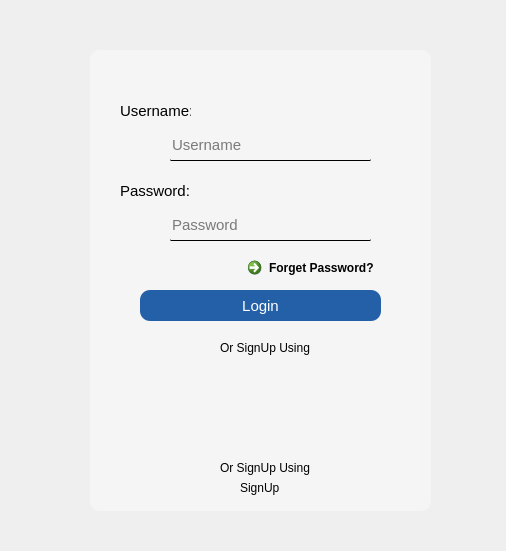
<?xml version="1.0" encoding="UTF-8"?>
<ui version="4.0">
 <class>LogInForm</class>
 <widget class="QDialog" name="LogInForm">
  <property name="geometry">
   <rect>
    <x>0</x>
    <y>0</y>
    <width>506</width>
    <height>551</height>
   </rect>
  </property>
  <property name="windowTitle">
   <string>Dialog</string>
  </property>
  <widget class="QLabel" name="label_bg">
   <property name="geometry">
    <rect>
     <x>0</x>
     <y>-10</y>
     <width>511</width>
     <height>581</height>
    </rect>
   </property>
   <property name="styleSheet">
    <string notr="true">image: url(:/WhatsApp Image 2020-01-08 at 20.48.56.jpeg);</string>
   </property>
   <property name="text">
    <string/>
   </property>
  </widget>
  <widget class="QGroupBox" name="groupBox">
   <property name="geometry">
    <rect>
     <x>90</x>
     <y>50</y>
     <width>341</width>
     <height>461</height>
    </rect>
   </property>
   <property name="styleSheet">
    <string notr="true">border-radius: 10px;
background-color: rgba(255, 255, 255, 0.4);
</string>
   </property>
   <property name="title">
    <string/>
   </property>
   <widget class="QLabel" name="lbluser">
    <property name="geometry">
     <rect>
      <x>30</x>
      <y>50</y>
      <width>71</width>
      <height>21</height>
     </rect>
    </property>
    <property name="font">
     <font>
      <pointsize>11</pointsize>
     </font>
    </property>
    <property name="styleSheet">
     <string notr="true">background-color:transparent;</string>
    </property>
    <property name="text">
     <string>Username:</string>
    </property>
   </widget>
   <widget class="QLineEdit" name="txtuser">
    <property name="geometry">
     <rect>
      <x>80</x>
      <y>80</y>
      <width>201</width>
      <height>31</height>
     </rect>
    </property>
    <property name="font">
     <font>
      <pointsize>11</pointsize>
     </font>
    </property>
    <property name="styleSheet">
     <string notr="true">QLineEdit{
background-color:transparent;
border: solid;
border-bottom:1px solid black;
border-radius:1px;
}</string>
    </property>
    <property name="placeholderText">
     <string>Username</string>
    </property>
   </widget>
   <widget class="QLabel" name="label">
    <property name="geometry">
     <rect>
      <x>40</x>
      <y>80</y>
      <width>41</width>
      <height>31</height>
     </rect>
    </property>
    <property name="styleSheet">
     <string notr="true">image: url(:/menu-login.png);
background-color:transparent;</string>
    </property>
    <property name="text">
     <string/>
    </property>
   </widget>
   <widget class="QLabel" name="lblpass">
    <property name="geometry">
     <rect>
      <x>30</x>
      <y>130</y>
      <width>71</width>
      <height>21</height>
     </rect>
    </property>
    <property name="font">
     <font>
      <pointsize>11</pointsize>
     </font>
    </property>
    <property name="styleSheet">
     <string notr="true">background-color:transparent;</string>
    </property>
    <property name="text">
     <string>Password:</string>
    </property>
   </widget>
   <widget class="QLineEdit" name="txtpass">
    <property name="geometry">
     <rect>
      <x>80</x>
      <y>160</y>
      <width>201</width>
      <height>31</height>
     </rect>
    </property>
    <property name="font">
     <font>
      <pointsize>11</pointsize>
     </font>
    </property>
    <property name="styleSheet">
     <string notr="true">QLineEdit{
background-color:transparent;
border: solid;
border-bottom:1px solid black;
border-radius:1px;
}</string>
    </property>
    <property name="placeholderText">
     <string>Password</string>
    </property>
   </widget>
   <widget class="QLabel" name="label_2">
    <property name="geometry">
     <rect>
      <x>40</x>
      <y>160</y>
      <width>31</width>
      <height>31</height>
     </rect>
    </property>
    <property name="styleSheet">
     <string notr="true">image: url(:/padlock-clipart-password-12.png);
background-color:transparent;</string>
    </property>
    <property name="text">
     <string/>
    </property>
   </widget>
   <widget class="QCommandLinkButton" name="forgetpass">
    <property name="geometry">
     <rect>
      <x>150</x>
      <y>200</y>
      <width>185</width>
      <height>31</height>
     </rect>
    </property>
    <property name="styleSheet">
     <string notr="true">background-color:transparent;</string>
    </property>
    <property name="text">
     <string>Forget Password?</string>
    </property>
   </widget>
   <widget class="QPushButton" name="btnlogin">
    <property name="geometry">
     <rect>
      <x>50</x>
      <y>240</y>
      <width>241</width>
      <height>31</height>
     </rect>
    </property>
    <property name="font">
     <font>
      <pointsize>11</pointsize>
     </font>
    </property>
    <property name="styleSheet">
     <string notr="true">QPushButton{
background-color: rgb(36, 96, 167);
color: rgb(255, 255, 255);
border-radius:10px;
}
</string>
    </property>
    <property name="text">
     <string>Login</string>
    </property>
   </widget>
   <widget class="QLabel" name="lblSiign_1">
    <property name="geometry">
     <rect>
      <x>130</x>
      <y>290</y>
      <width>111</width>
      <height>16</height>
     </rect>
    </property>
    <property name="styleSheet">
     <string notr="true">background-color:transparent;</string>
    </property>
    <property name="text">
     <string>Or SignUp Using</string>
    </property>
   </widget>
   <widget class="QLabel" name="label_4">
    <property name="geometry">
     <rect>
      <x>100</x>
      <y>320</y>
      <width>31</width>
      <height>31</height>
     </rect>
    </property>
    <property name="styleSheet">
     <string notr="true">image: url(:/f_logo_RGB-Hex-Blue_512.png);
background-color:transparent;</string>
    </property>
    <property name="text">
     <string/>
    </property>
   </widget>
   <widget class="QLabel" name="label_5">
    <property name="geometry">
     <rect>
      <x>150</x>
      <y>320</y>
      <width>31</width>
      <height>31</height>
     </rect>
    </property>
    <property name="styleSheet">
     <string notr="true">image: url(:/twitter-icon.png);
background-color:transparent;</string>
    </property>
    <property name="text">
     <string/>
    </property>
   </widget>
   <widget class="QLabel" name="label_6">
    <property name="geometry">
     <rect>
      <x>200</x>
      <y>320</y>
      <width>31</width>
      <height>31</height>
     </rect>
    </property>
    <property name="styleSheet">
     <string notr="true">image: url(:/google-plus-logo-rond-2015-09-400.png);
background-color:transparent;</string>
    </property>
    <property name="text">
     <string/>
    </property>
   </widget>
   <widget class="QLabel" name="lblSiign_2">
    <property name="geometry">
     <rect>
      <x>130</x>
      <y>410</y>
      <width>111</width>
      <height>16</height>
     </rect>
    </property>
    <property name="styleSheet">
     <string notr="true">background-color:transparent;</string>
    </property>
    <property name="text">
     <string>Or SignUp Using</string>
    </property>
   </widget>
   <widget class="QLabel" name="lblSign">
    <property name="geometry">
     <rect>
      <x>150</x>
      <y>430</y>
      <width>41</width>
      <height>16</height>
     </rect>
    </property>
    <property name="styleSheet">
     <string notr="true">background-color:transparent;</string>
    </property>
    <property name="text">
     <string>SignUp</string>
    </property>
   </widget>
  </widget>
 </widget>
 <resources>
  <include location="source.qrc"/>
 </resources>
 <connections/>
</ui>
